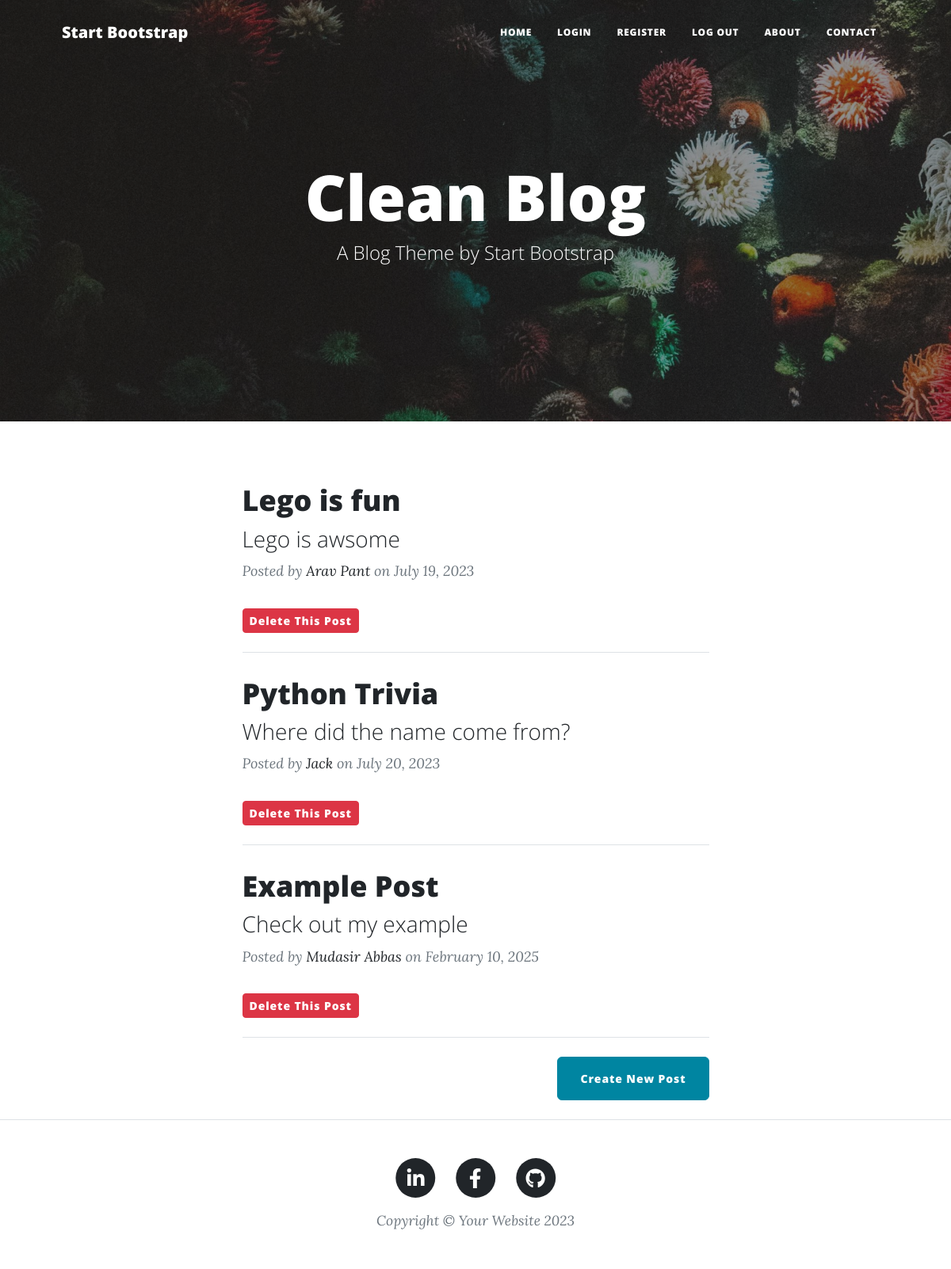
The page / on the database its author committed.
### tables this page shows
CREATE TABLE blog_post (id INTEGER NOT NULL, title VARCHAR (250) NOT NULL, date VARCHAR (250) NOT NULL, body TEXT NOT NULL, author VARCHAR (250) NOT NULL, img_url VARCHAR (250) NOT NULL, subtitle VARCHAR (250) NOT NULL, PRIMARY KEY (id), UNIQUE (title));

### main.py (the view)
@app.route('/')
def get_all_posts():
    with sqlite3.connect(DB_PATH) as conn:
        cursor = conn.cursor()
        cursor.execute("SELECT * FROM blog_post")
        blog_post = cursor.fetchall()
    posts = [blog for blog in blog_post]
    return render_template("index.html", all_posts=posts)

### templates/index.html (shortened to what this page needs)
{% include "header.html" %}
<header class="masthead" style="background-image: url('../static/assets/img/home-bg.jpg')">
    <div class="container position-relative px-4 px-lg-5">
        <div class="row gx-4 gx-lg-5 justify-content-center">
            <div class="col-md-10 col-lg-8 col-xl-7">
                <div class="site-heading">
                    <h1>Clean Blog</h1>
                    <span class="subheading">A Blog Theme by Start Bootstrap</span>
                </div>
            </div>
        </div>
    </div>
</header>
<div class="container px-4 px-lg-5">
    <div class="row gx-4 gx-lg-5 justify-content-center">
        <div class="col-md-10 col-lg-8 col-xl-7">
            {% for post in all_posts %}
            <div class="post-preview">
                <a href="{{ url_for('show_post', post_id=post[0]) }}">
                    <h2 class="post-title">{{ post[1] }}</h2>
                    <h3 class="post-subtitle">{{ post[6] }}</h3>
                </a>
                <p class="post-meta">
                    Posted by
                    <a href="#">{{ post[4] }}</a>
                    on {{ post[2] }}
                </p>
                <form action="{{ url_for('delete_post', post_id=post[0]) }}" method="POST" style="display:inline;">
                    <button type="submit" class="btn btn-danger btn-sm"
                            onclick="return confirm('Are you sure you want to delete this post?')">
                        Delete This Post
                    </button>
                </form>
            </div>
            <hr class="my-4" />
            {% endfor %}
            <div class="d-flex justify-content-end mb-4">
                <a class="btn btn-primary float-right" href="{{ url_for('add_new_post') }}">Create New Post</a>
            </div>
            </div>
        </div>
    </div>
{% include "footer.html" %}

### templates/header.html (shortened to what this page needs)
<!DOCTYPE html>
<html lang="en">
<head>
    {% block styles %}
    {{ bootstrap.load_css() }}
    <link
            href="{{ url_for('static', filename='css/styles.css') }}"
            rel="stylesheet"/>
    {% endblock %}
</head>
<body>
<nav class="navbar navbar-expand-lg navbar-light" id="mainNav">
    <div class="container px-4 px-lg-5">
        <a class="navbar-brand" href="/">Start Bootstrap</a>
        <div class="collapse navbar-collapse" id="navbarResponsive">
            <ul class="navbar-nav ms-auto py-4 py-lg-0">
                <li class="nav-item">
                    <a
                            class="nav-link px-lg-3 py-3 py-lg-4"
                            href="{{ url_for('get_all_posts') }}"
                    >Home</a>
                </li>
                <li class="nav-item">
                    <a
                            class="nav-link px-lg-3 py-3 py-lg-4"
                            href="{{ url_for('login') }}"
                    >Login</a>
                </li>
                <li class="nav-item">
                    <a
                            class="nav-link px-lg-3 py-3 py-lg-4"
                            href="{{ url_for('register') }}"
                    >Register</a>
                </li>
                <li class="nav-item">
                    <a
                            class="nav-link px-lg-3 py-3 py-lg-4"
                            href="{{ url_for('logout') }}"
                    >Log Out</a>
                </li>
                <li class="nav-item">
                    <a
                            class="nav-link px-lg-3 py-3 py-lg-4"
                            href="{{ url_for('about') }}"
                    >About</a>
                </li>
                <li class="nav-item">
                    <a
                            class="nav-link px-lg-3 py-3 py-lg-4"
                            href="{{ url_for('contact') }}"
                    >Contact</a>
                </li>
            </ul>
        </div>
    </div>
</nav>
</body>
</html>

### templates/footer.html (shortened to what this page needs)
<footer class="border-top">
    <div class="container px-4 px-lg-5">
        <div class="row gx-4 gx-lg-5 justify-content-center">
            <div class="col-md-10 col-lg-8 col-xl-7">
                <ul class="list-inline text-center">
                    <li class="list-inline-item">
                        <a href="https://www.linkedin.com/in/mjeyz/">
                            <span class="fa-stack fa-lg">
                                <i class="fas fa-circle fa-stack-2x"></i>
                                <i class="fab fa-linkedin-in fa-stack-1x fa-inverse"></i>
                            </span>
                        </a>
                    </li>
                    <li class="list-inline-item">
                        <a href="https://www.facebook.com/profile.php?id=61566127081692">
                                  <span class="fa-stack fa-lg">
                                      <i class="fas fa-circle fa-stack-2x"></i>
                                      <i class="fab fa-facebook-f fa-stack-1x fa-inverse"></i>
                                  </span>
                        </a>
                    </li>
                    <li class="list-inline-item">
                        <a href="https://github.com/mjeyz">
                                  <span class="fa-stack fa-lg">
                                      <i class="fas fa-circle fa-stack-2x"></i>
                                      <i class="fab fa-github fa-stack-1x fa-inverse"></i>
                                  </span>
                        </a>
                    </li>
                </ul>
                <div class="small text-center text-muted fst-italic">Copyright &copy; Your Website 2023</div>
            </div>
        </div>
    </div>
</footer>
</body>
</html>

### rows shown on the page
blog_post: title "Lego is fun", subtitle "Lego is awsome", author "Arav Pant", date "July 19, 2023"
blog_post: title "Python Trivia", subtitle "Where did the name come from?", author "Jack", date "July 20, 2023"
blog_post: title "Example Post", subtitle "Check out my example", author "Mudasir Abbas", date "February 10, 2025"
